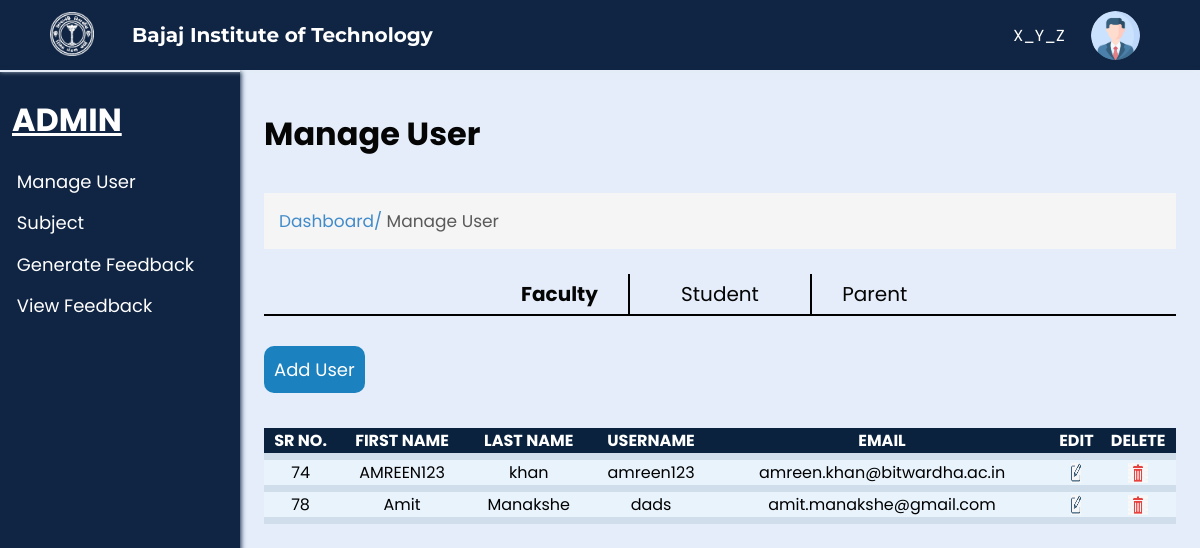
The app's page /ManageUser.php, older data.
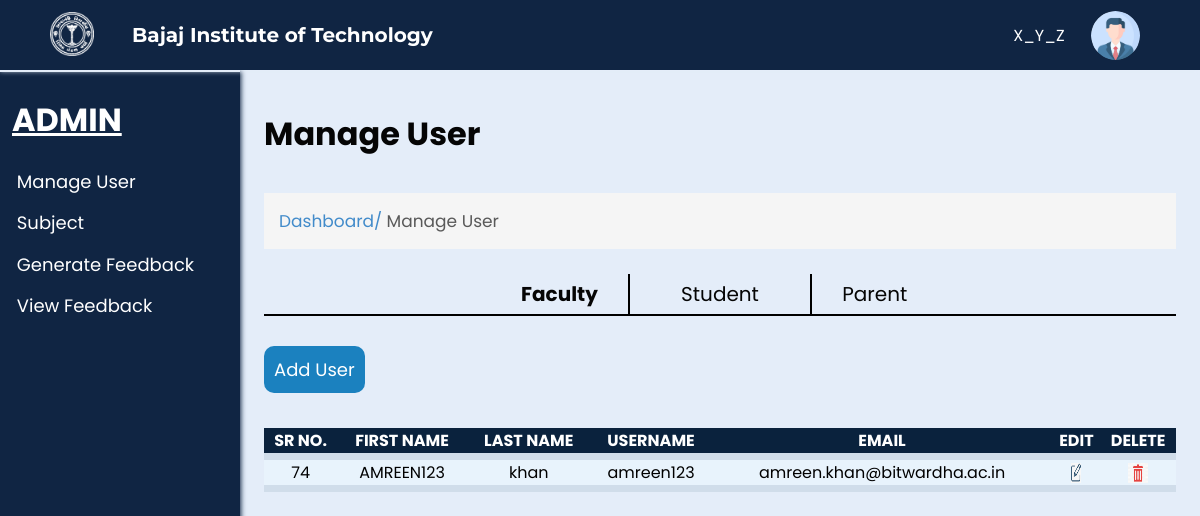
The same page, newer data.
### tables this page shows
CREATE TABLE `faculty` (
  `id` int(100) NOT NULL,
  `FNAME` text NOT NULL,
  `LNAME` text NOT NULL,
  `CONTACT` int(11) NOT NULL,
  `CATEGORY` text NOT NULL,
  `EMAIL` varchar(35) NOT NULL,
  `DEPARTMENT` text NOT NULL,
  `USERNAME` varchar(35) NOT NULL,
  `PASSWORD` varchar(35) NOT NULL
);

### ManageUser.php (the view, shortened to what this page needs)
<?php
include('connect.php');
$query1 = "select * from faculty";
$result = mysqli_query($conn, $query1);
?>
<html lang="en">
<head>
  <link rel="stylesheet" href="css/ManageUser.css?v=<?php echo time(); ?>">
  <link rel="stylesheet" href="css/common.css?v=<?php echo time(); ?>">
</head>
<body>
  <div class="nav">
    <div class="img">
      <img id="img" src="images/bitlogo_transparent.png" alt="BIT Logo">
    </div>
    <h2 id="heading">Bajaj Institute of Technology</h2>
    <div class="links" id="links">
      <p class="para">X_Y_Z</p>
      <img src="images/user.png" alt="User" width="7%" style="border-radius: 50%;">
    </div>
  </div>
  <div class="spaces"></div>
  <div class="full">
    <div class="left">
      <h1>ADMIN</h1>
      <ul>
        <li><a href="ManageUser.php">Manage User</a></li>
        <li><a href="Subject.php">Subject</a></li>
        <li><a href="GFeedback.php">Generate Feedback</a></li>
        <li><a href="VFeedback.php">View Feedback</a></li>
      </ul>
    </div>
    <div class="right">
      <h1>Manage User</h1>
      <br>
      <p class="s1">Dashboard/ <span>Manage User</span></p>
      <br>
      <div class="select">
        <div class="select_user">
          <p class="display_faculty active" id="faculty" onclick="display_faculty()">Faculty</p>
          <p class="display_student" id="student" onclick="display_student()">Student</p>
          <p class="display_parent" id="parent" onclick="display_parent()">Parent</p>
        </div>
        <input type="submit" class="add_user" onclick="display()" value="Add User">
      </div>
      <div class="User">
      <table class="tablecontent" >
          <thead>
          <tr>
          <th>SR NO.</th>
            <th>FIRST NAME</th>
            <th>LAST NAME</th>
            <th>USERNAME</th>
            <th>EMAIL</th>
            <th>EDIT</th>
            <th>DELETE</th>
          </tr >
          </thead>
          <tbody>
          <tr>
            <?php
              while ($row = mysqli_fetch_assoc($result))
              {
                ?>
                 <td><?php echo $row['id'];?></td>
                 <td><?php echo $row['FNAME'];?></td>
                 <td><?php echo $row['LNAME'];?></td>
                 <td><?php echo $row['USERNAME'];?></td>
                 <td><?php echo $row['EMAIL'];?></td>
                 <td><a href="edit.php?fname=<?=$row['FNAME'];?>" name="edit"><img src= images/edit.png width="10" height="20"> </a></td>
                 <td><a href="delete.php?EMAIL=<?=$row['EMAIL'];?>" name="delete"><img src= images/delete.png width="20" height="20"> </a></td>
                </tr>
                </tbody>
                <?php
                }
              ?>
        </table>
      </div>
    </div>
</body>
</html>

Row changes from the older to the newer data that the page shows:
removed faculty: id "78", FNAME "Amit", LNAME "Manakshe", USERNAME "dads", EMAIL "amit.manakshe@gmail.com"
